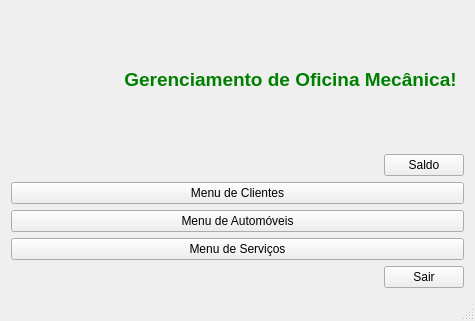
<?xml version="1.0" encoding="UTF-8"?>
<ui version="4.0">
 <class>OficinaMecanica</class>
 <widget class="QMainWindow" name="OficinaMecanica">
  <property name="geometry">
   <rect>
    <x>0</x>
    <y>0</y>
    <width>475</width>
    <height>321</height>
   </rect>
  </property>
  <property name="maximumSize">
   <size>
    <width>800</width>
    <height>600</height>
   </size>
  </property>
  <property name="windowTitle">
   <string>OficinaMecanica</string>
  </property>
  <widget class="QWidget" name="centralWidget">
   <layout class="QVBoxLayout" name="verticalLayout_4">
    <item>
     <layout class="QVBoxLayout" name="verticalLayout_3">
      <property name="spacing">
       <number>6</number>
      </property>
      <property name="sizeConstraint">
       <enum>QLayout::SetDefaultConstraint</enum>
      </property>
      <property name="leftMargin">
       <number>0</number>
      </property>
      <property name="rightMargin">
       <number>0</number>
      </property>
      <item>
       <layout class="QVBoxLayout" name="verticalLayout">
        <item>
         <layout class="QHBoxLayout" name="horizontalLayout_2">
          <item>
           <widget class="QLabel" name="labelPic">
            <property name="minimumSize">
             <size>
              <width>100</width>
              <height>0</height>
             </size>
            </property>
            <property name="maximumSize">
             <size>
              <width>200</width>
              <height>150</height>
             </size>
            </property>
            <property name="text">
             <string/>
            </property>
           </widget>
          </item>
          <item>
           <layout class="QVBoxLayout" name="verticalLayout_2">
            <item>
             <widget class="QLabel" name="labelTitle">
              <property name="text">
               <string>&lt;html&gt;&lt;head/&gt;&lt;body&gt;&lt;p align=&quot;center&quot;&gt;&lt;span style=&quot; font-size:14pt; font-weight:600; color:#008000;&quot;&gt;Gerenciamento de Oficina Mecânica!&lt;/span&gt;&lt;/p&gt;&lt;/body&gt;&lt;/html&gt;</string>
              </property>
             </widget>
            </item>
            <item>
             <layout class="QHBoxLayout" name="horizontalLayout_3">
              <item>
               <spacer name="horizontalSpacer_2">
                <property name="orientation">
                 <enum>Qt::Horizontal</enum>
                </property>
                <property name="sizeHint" stdset="0">
                 <size>
                  <width>40</width>
                  <height>20</height>
                 </size>
                </property>
               </spacer>
              </item>
              <item>
               <widget class="QPushButton" name="butSaldo">
                <property name="text">
                 <string>Saldo</string>
                </property>
               </widget>
              </item>
             </layout>
            </item>
           </layout>
          </item>
         </layout>
        </item>
        <item>
         <widget class="QPushButton" name="butClient">
          <property name="text">
           <string>Menu de Clientes</string>
          </property>
         </widget>
        </item>
        <item>
         <widget class="QPushButton" name="butAutos">
          <property name="text">
           <string>Menu de Automóveis</string>
          </property>
         </widget>
        </item>
        <item>
         <widget class="QPushButton" name="butServicos">
          <property name="text">
           <string>Menu de Serviços</string>
          </property>
         </widget>
        </item>
        <item>
         <layout class="QHBoxLayout" name="horizontalLayout">
          <item>
           <spacer name="horizontalSpacer">
            <property name="orientation">
             <enum>Qt::Horizontal</enum>
            </property>
            <property name="sizeHint" stdset="0">
             <size>
              <width>40</width>
              <height>20</height>
             </size>
            </property>
           </spacer>
          </item>
          <item>
           <widget class="QPushButton" name="butSair">
            <property name="text">
             <string>Sair</string>
            </property>
           </widget>
          </item>
         </layout>
        </item>
       </layout>
      </item>
     </layout>
    </item>
   </layout>
  </widget>
  <widget class="QStatusBar" name="statusBar"/>
  <action name="actionAbout">
   <property name="text">
    <string>About</string>
   </property>
  </action>
 </widget>
 <layoutdefault spacing="6" margin="11"/>
 <resources/>
 <connections/>
</ui>
